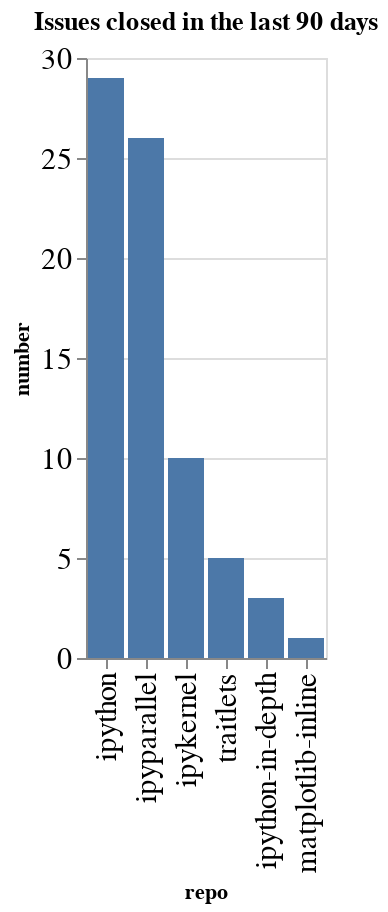

Notebook source saved alongside this figure:
### Code cell
closed_counts = closed.groupby(['org', 'repo']).count()['number'].reset_index()
closed_counts['org/repo'] = closed_counts.apply(lambda a: a['org'] + '/' + a['repo'], axis=1)
sorted_vals = closed_counts.sort_values(['number'], ascending=False)['repo'].values
alt.Chart(data=closed_counts, title=f"Issues closed in the last {n_days} days").mark_bar().encode(
    x=alt.X('repo', sort=alt.Sort(sorted_vals.tolist())),
    y='number',
)

### Figure 1 — Vega-Lite specification as saved in the notebook (floating-point values rounded to 4 significant figures)
{"config": {"axisLeft": {"labelFontSize": 15}, "axisBottom": {"labelFontSize": 15}}, "data": {"name": "data-593063d2d3b4cade0888fa3d457bc7d5"}, "mark": "bar", "encoding": {"x": {"type": "nominal", "field": "repo", "sort": ["ipython", "ipyparallel", "ipykernel", "traitlets", "ipython-in-depth", "matplotlib-inline"]}, "y": {"type": "quantitative", "field": "number"}}, "title": "Issues closed in the last 90 days", "$schema": "https://vega.github.io/schema/vega-lite/v4.8.1.json", "datasets": {"data-593063d2d3b4cade0888fa3d457bc7d5": [{"org": "ipython", "repo": "ipykernel", "number": 10, "org/repo": "ipython/ipykernel"}, {"org": "ipython", "repo": "ipyparallel", "number": 26, "org/repo": "ipython/ipyparallel"}, {"org": "ipython", "repo": "ipython", "number": 29, "org/repo": "ipython/ipython"}, {"org": "ipython", "repo": "ipython-in-depth", "number": 3, "org/repo": "ipython/ipython-in-depth"}, {"org": "ipython", "repo": "matplotlib-inline", "number": 1, "org/repo": "ipython/matplotlib-inline"}, {"org": "ipython", "repo": "traitlets", "number": 5, "org/repo": "ipython/traitlets"}]}}
